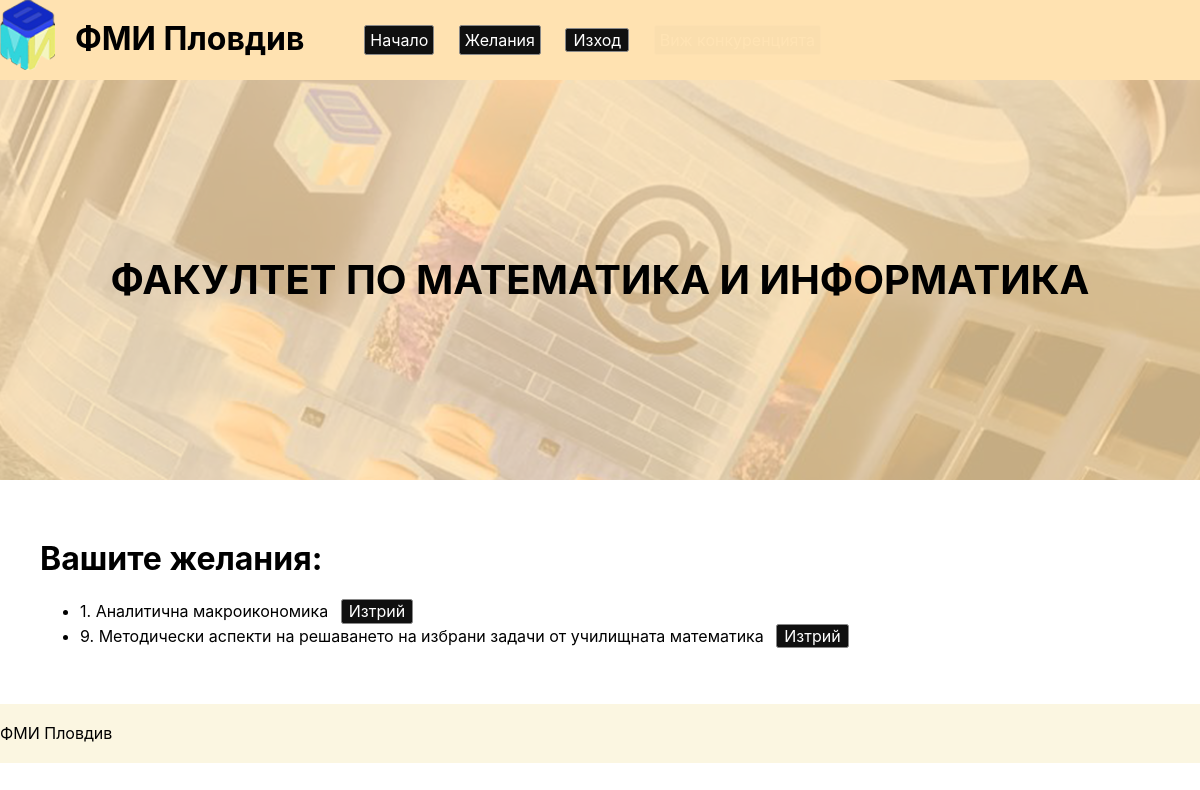
Screenshot of /index.php (signed in) with the database file from the repository.
### tables this page shows
CREATE TABLE `jelaniq` (
  `id` int(11) NOT NULL,
  `user_id` int(11) NOT NULL,
  `izbiraema_id` int(11) NOT NULL,
  `jelanie` int(11) NOT NULL
);

CREATE TABLE `izbiraemi` (
  `id` int(11) NOT NULL,
  `name` varchar(256) NOT NULL,
  `teacher` varchar(256) NOT NULL
);

### src/utils.php (called while the page is built)
<?php
    if (isset($_SESSION['facultyNumber'])) {
        $isLoggedIn = true;
    } else {
        $isLoggedIn = false;
    }
?>

### src/index.php (the view, shortened to what this page needs)
<!DOCTYPE html>
<html lang="en">
<head>
    <?php include "head.php"; ?>
    <?php include_once "utils.php"; ?>
</head>
<body>
    <?php include "top.php"; ?>
    <?php include "cta_image.php"; ?>
    <main class="main">
    <?php
        if ($isLoggedIn) {
            include "db.php";
            $facultyNumber = $_SESSION['facultyNumber'];
            $sql = "
SELECT
    j.id,
	jelanie,
    name
FROM users u
JOIN jelaniq j ON j.user_id = u.id
JOIN izbiraemi i ON i.id = j.izbiraema_id
WHERE u.facultyNumber = '$facultyNumber'
ORDER BY jelanie";
            $result = $mysql->query($sql);
            if($result->num_rows == 0) {
    ?>
    <h1>Няма записани желания</h1>
    <a class="login-button" href="izberi.php">Изберете желания</a>
    <?php
            } else {
    ?>
    <h1>Вашите желания:</h1>
    <ul>
    <?php
            while($row = $result->fetch_assoc()) {
                $jelanie = $row['jelanie'];
                $id = $row['id'];
                $name = $row['name'];
                echo "<li> $jelanie. $name <form style='display: inline-block;' action='delete.php?id=$id   ' method='POST'><button style='margin-left: 8px;' type='submit'>Изтрий</button></li>";
            }
    ?>
    </ul>
    <?php } } else { ?>
        <a class="login-button" href="./login.php">Вход</a>
        <a class="login-button" href="./register.php">Регистрация</a>
        <?php } ?>
    </main>
        <?php include "footer.php"; ?>
</body>
</html>

### src/styles/style.css (style rules this page uses)
body { font-family: -apple-system, BlinkMacSystemFont, "Segoe UI", Roboto, Oxygen, Ubuntu, Cantarell, "Open Sans", "Helvetica Neue", sans-serif; filter: invert(1); color: #ffffff; }
.main { margin: 20px; padding: 20px; }

### rows the page displays
jelaniq: jelanie "1", izbiraema.name "Аналитична макроикономика"
jelaniq: jelanie "9", izbiraema.name "Методически аспекти на решаването на избрани задачи от училищната математика"
